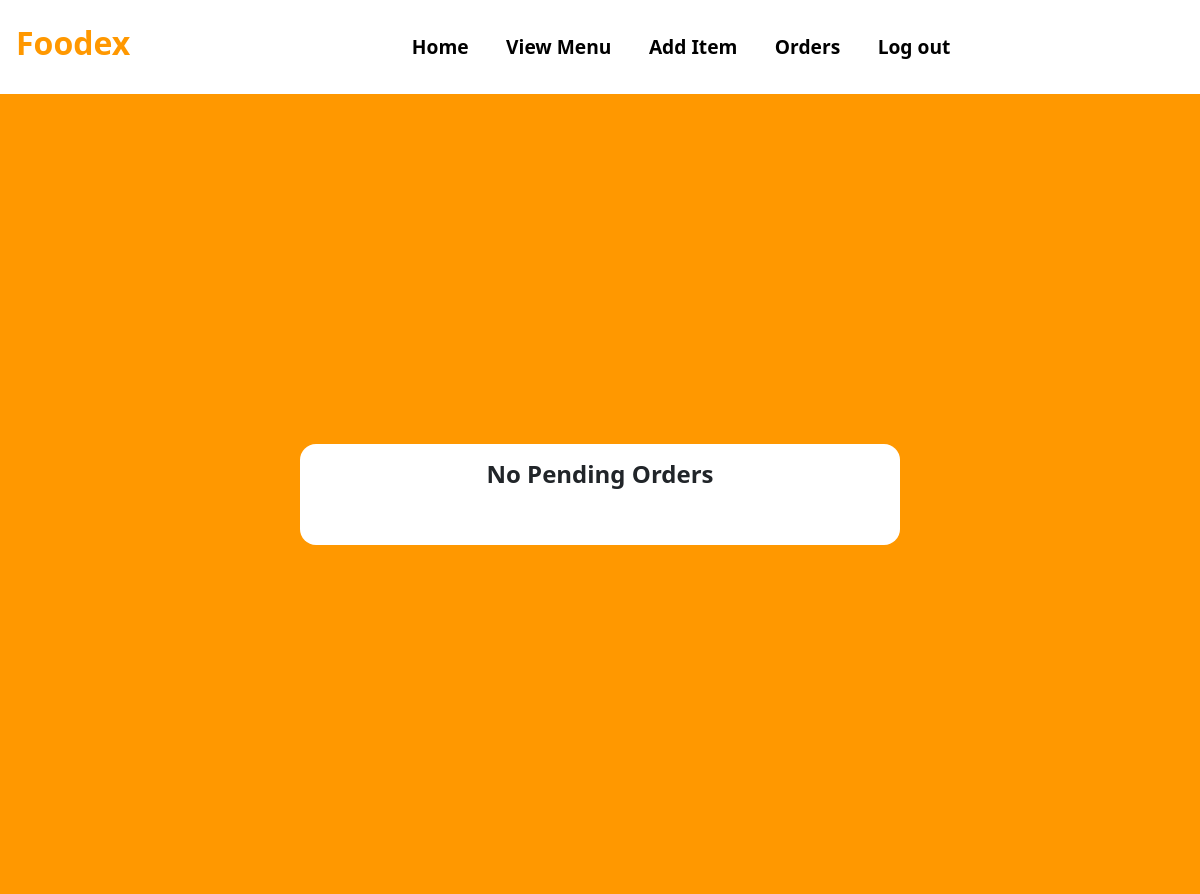
Before: /Resturant-Orders (signed in) with the older database file.
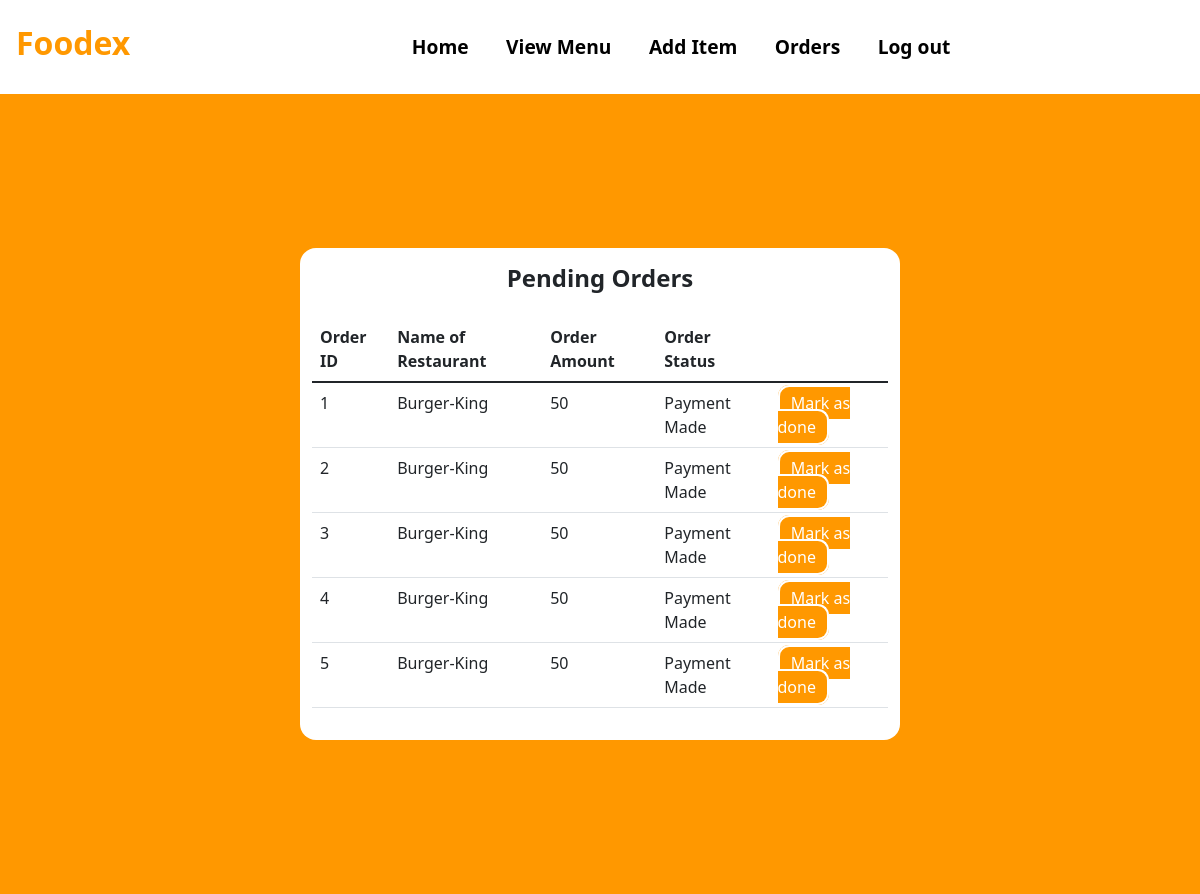
After: the same page with the newer database file.
### tables this page shows
CREATE TABLE ORDER_TABLE(
                        ORDER_ID INTEGER PRIMARY KEY AUTOINCREMENT,
                        ORDER_AMOUNT INTEGER,
                        DELIVERYBOY_ID INTEGER, 
                        ORDER_STATUS TEXT,  						
                        USER_ID INTEGER, 
  						RESTAURANT_ID INTEGER, 
  						FOREIGN KEY (USER_ID) REFERENCES USER(USER_ID),
  						FOREIGN KEY (DELIVERYBOY_ID) REFERENCES DELIVERYBOY(DELIVERYBOY_ID),
  						FOREIGN KEY (RESTAURANT_ID) REFERENCES RESTAURANT(RESTAURANT_ID)             
                       );

CREATE TABLE RESTAURANT(
                        RESTAURANT_ID INTEGER PRIMARY KEY AUTOINCREMENT,
                        NAME_OF_RESTAURANT TEXT,
                        RESTAURANT_PASSWORD TEXT,
                        ADDRESS TEXT,
                        MOBILE_NO INTEGER,
                        RESTAURANT_PIN TEXT,
                        RESTAURANT_WALLET_BALANCE INTEGER
                       );

### app.py (the view)
@app.route("/Resturant-Orders")
def Resturant_Order():
    getid = str(session["id"])
    cursor = connection.cursor()
    cursor.execute("SELECT o.order_id, o.order_amount, o.order_status,r.name_of_restaurant FROM ORDER_TABLE o JOIN RESTAURANT r on o.RESTAURANT_ID=r.RESTAURANT_ID WHERE o.RESTAURANT_ID= "+getid+" AND o.order_status='Payment Made'")
    result_p = cursor.fetchall()
    cursor.execute("SELECT o.order_id, o.order_amount, o.order_status,r.name_of_restaurant FROM ORDER_TABLE o JOIN RESTAURANT r on o.RESTAURANT_ID=r.RESTAURANT_ID WHERE o.RESTAURANT_ID= " + getid + " AND o.order_status='Order Ready For Pick up'")
    result_d = cursor.fetchall()
    return render_template("Resturant_Order.html", Items_p=result_p, Items_d=result_d)

### templates/Resturant_Order.html (shortened to what this page needs)
<!DOCTYPE html>
<html lang="en">
<head>
    <link href="https://cdn.jsdelivr.net/npm/bootstrap@5.1.3/dist/css/bootstrap.min.css" rel="stylesheet">
    <link rel= "stylesheet" type= "text/css" href= "{{ url_for('static',filename='Styles.css') }}">
</head>
<body>
<nav class="navbar navbar-expand-lg bg-white">
  <h3 class="navbar-brand Logo" style="color:#ff9800;font-size: 2rem;"href="#">Foodex</h3>
    <div class="container">
  <div class="collapse navbar-collapse" id="navbarSupportedContent">
    <ul class="navbar-nav mr-auto nav-links">
        <li class="nav-item">
        <a class="nav-link nav-link-btn" href="/Resturant-Dashboard">Home</a>
      </li>
      <li class="nav-item">
        <a class="nav-link nav-link-btn" href="/View-Menu">View Menu</a>
      </li>
      <li class="nav-item">
        <a class="nav-link nav-link-btn" href="/Add-Item">Add Item</a>
      </li>
        <li class="nav-item">
        <a class="nav-link nav-link-btn" href="/Resturant-Orders">Orders</a>
      </li>
        <li class="nav-item">
        <a class="nav-link nav-link-btn" href="/">Log out</a>
      </li>
    </ul>
  </div>
     </div>
</nav>
  <div class="ToCenter" style="background:#ff9800;">
  <div class="container">
        <div class="row">
            <div class="col">
                <table class="table">
                    {% if Items_p %}
                    <h4 class="Logo">Pending Orders</h4>
                    <thead>
                      <tr>
                        <th scope="col">Order ID</th>
                          <th scope="col">Name of Restaurant</th>
                        <th scope="col">Order Amount</th>
                        <th scope="col">Order Status</th>
                      </tr>
                    </thead>
                    <tbody>
                      {% for i in Items_p %}
                      <tr>
                        <td>{{i[0]}}</td>
                          <td>{{i[3]}}</td>
                          <td>{{i[1]}}</td>
                          <td>{{i[2]}}</td>
                          <td> <a class="Edit-btn" style="background:#ff9800;" href="/Complete-order?id={{i[0]}}">Mark as done</a> </td>
                      </tr>
                      {% endfor %}
                    {% else %}
                    <h4 class="Logo">No Pending Orders</h4>
                    {% endif %}
                  </table>
            </div>
        </div>
    </div>
    </div>
</body>
</html>

Changed rows visible on the page:
now on this page (row edited): ORDER_TABLE: ORDER_ID "1", NAME_OF_RESTAURANT "Burger-King", ORDER_AMOUNT "50", ORDER_STATUS "Payment Made"
now on this page (row edited): ORDER_TABLE: ORDER_ID "2", NAME_OF_RESTAURANT "Burger-King", ORDER_AMOUNT "50", ORDER_STATUS "Payment Made"
now on this page (row edited): ORDER_TABLE: ORDER_ID "3", NAME_OF_RESTAURANT "Burger-King", ORDER_AMOUNT "50", ORDER_STATUS "Payment Made"
now on this page (row edited): ORDER_TABLE: ORDER_ID "4", NAME_OF_RESTAURANT "Burger-King", ORDER_AMOUNT "50", ORDER_STATUS "Payment Made"
now on this page (row edited): ORDER_TABLE: ORDER_ID "5", NAME_OF_RESTAURANT "Burger-King", ORDER_AMOUNT "50", ORDER_STATUS "Payment Made"
Other visible differences:
text no longer shown: "No Pending Orders"
text now shown: "Pending Orders Order ID Name of Restaurant Order Amount Order Status"
